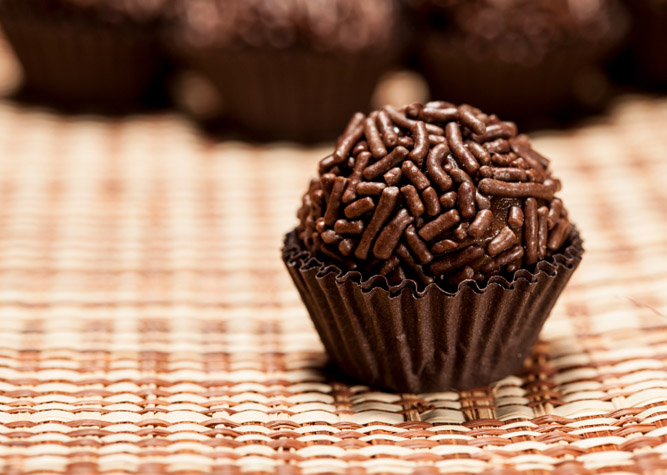
%> input picture Alimentos/Brigadeiro/B2.jpg, 667 x 475 px
$ octave features.m   (GNU Octave 9; MATLAB toolbox functions it lacks are replaced by stand-ins)
%> lines starting %> are read from the running program, lines starting %| are printed output that depends on the picture
clear; clc;

imgsize = 512;
[img,colormap] = imread('Alimentos\B\B2.jpg');
%> img is the input picture: size 475x667x3 uint8; mean R, G, B 154.1, 119.6, 98.9
%> colormap = []
img = imresize(img, [imgsize,imgsize]);
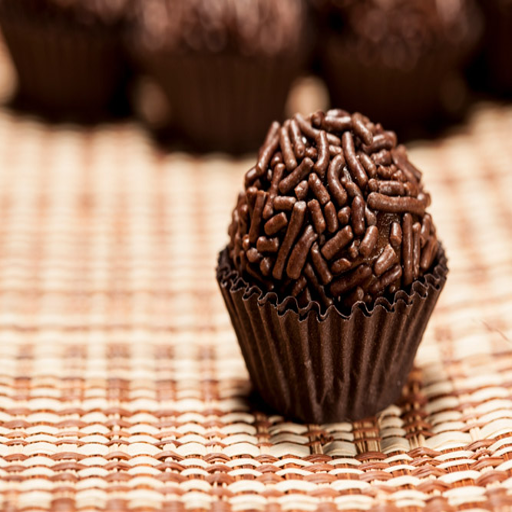
%> img: size 512x512x3 uint8; mean R, G, B 154.1, 119.6, 98.9
img = rgb2gray(img);
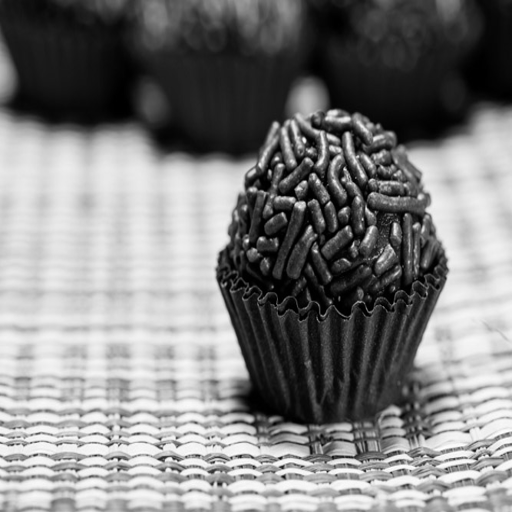
%> img: size 512x512 uint8; min 0, max 254, mean 127.6

nimg = [imgsize,imgsize];

%> (the run ends here)
